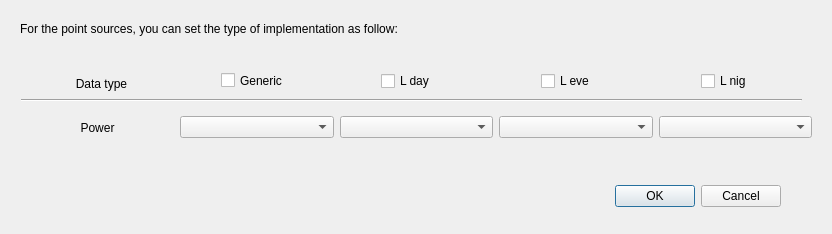
<?xml version="1.0" encoding="UTF-8"?>
<ui version="4.0">
 <class>SourceDetailsPts_window</class>
 <widget class="QDialog" name="SourceDetailsPts_window">
  <property name="geometry">
   <rect>
    <x>0</x>
    <y>0</y>
    <width>832</width>
    <height>234</height>
   </rect>
  </property>
  <property name="windowTitle">
   <string>Points Source Details</string>
  </property>
  <widget class="QDialogButtonBox" name="buttonBox">
   <property name="geometry">
    <rect>
     <x>440</x>
     <y>180</y>
     <width>341</width>
     <height>32</height>
    </rect>
   </property>
   <property name="orientation">
    <enum>Qt::Horizontal</enum>
   </property>
   <property name="standardButtons">
    <set>QDialogButtonBox::Cancel|QDialogButtonBox::Ok</set>
   </property>
  </widget>
  <widget class="QLabel" name="implementation_label_24">
   <property name="geometry">
    <rect>
     <x>51</x>
     <y>76</y>
     <width>101</width>
     <height>16</height>
    </rect>
   </property>
   <property name="sizePolicy">
    <sizepolicy hsizetype="Fixed" vsizetype="Fixed">
     <horstretch>0</horstretch>
     <verstretch>0</verstretch>
    </sizepolicy>
   </property>
   <property name="text">
    <string>Data type</string>
   </property>
   <property name="alignment">
    <set>Qt::AlignCenter</set>
   </property>
  </widget>
  <widget class="Line" name="line_11">
   <property name="windowModality">
    <enum>Qt::NonModal</enum>
   </property>
   <property name="geometry">
    <rect>
     <x>21</x>
     <y>90</y>
     <width>781</width>
     <height>20</height>
    </rect>
   </property>
   <property name="orientation">
    <enum>Qt::Horizontal</enum>
   </property>
  </widget>
  <widget class="QWidget" name="layoutWidget_2">
   <property name="geometry">
    <rect>
     <x>21</x>
     <y>110</y>
     <width>791</width>
     <height>35</height>
    </rect>
   </property>
   <layout class="QHBoxLayout" name="horizontalLayout_9">
    <item>
     <widget class="QLabel" name="n_l_label_15">
      <property name="maximumSize">
       <size>
        <width>16777215</width>
        <height>27</height>
       </size>
      </property>
      <property name="text">
       <string>Power</string>
      </property>
      <property name="alignment">
       <set>Qt::AlignCenter</set>
      </property>
     </widget>
    </item>
    <item>
     <widget class="QgsFieldComboBox" name="POWER_P_L_gen_comboBox"/>
    </item>
    <item>
     <widget class="QgsFieldComboBox" name="POWER_P_L_day_comboBox"/>
    </item>
    <item>
     <widget class="QgsFieldComboBox" name="POWER_P_L_eve_comboBox"/>
    </item>
    <item>
     <widget class="QgsFieldComboBox" name="POWER_P_L_nig_comboBox"/>
    </item>
   </layout>
  </widget>
  <widget class="QCheckBox" name="POWER_P_L_gen_checkBox">
   <property name="geometry">
    <rect>
     <x>221</x>
     <y>70</y>
     <width>91</width>
     <height>21</height>
    </rect>
   </property>
   <property name="text">
    <string>Generic</string>
   </property>
   <property name="checked">
    <bool>false</bool>
   </property>
  </widget>
  <widget class="QCheckBox" name="POWER_P_L_day_checkBox">
   <property name="geometry">
    <rect>
     <x>381</x>
     <y>70</y>
     <width>81</width>
     <height>22</height>
    </rect>
   </property>
   <property name="text">
    <string>L day</string>
   </property>
   <property name="checked">
    <bool>false</bool>
   </property>
  </widget>
  <widget class="QCheckBox" name="POWER_P_L_eve_checkBox">
   <property name="geometry">
    <rect>
     <x>541</x>
     <y>70</y>
     <width>71</width>
     <height>22</height>
    </rect>
   </property>
   <property name="text">
    <string>L eve</string>
   </property>
   <property name="checked">
    <bool>false</bool>
   </property>
  </widget>
  <widget class="QLabel" name="label_2">
   <property name="geometry">
    <rect>
     <x>20</x>
     <y>20</y>
     <width>751</width>
     <height>17</height>
    </rect>
   </property>
   <property name="text">
    <string>For the point sources, you can set the type of implementation as follow:</string>
   </property>
  </widget>
  <widget class="QCheckBox" name="POWER_P_L_nig_checkBox">
   <property name="geometry">
    <rect>
     <x>701</x>
     <y>70</y>
     <width>81</width>
     <height>22</height>
    </rect>
   </property>
   <property name="text">
    <string>L nig</string>
   </property>
   <property name="checked">
    <bool>false</bool>
   </property>
  </widget>
 </widget>
 <customwidgets>
  <customwidget>
   <class>QgsFieldComboBox</class>
   <extends>QComboBox</extends>
   <header>qgsfieldcombobox.h</header>
  </customwidget>
 </customwidgets>
 <resources/>
 <connections>
  <connection>
   <sender>buttonBox</sender>
   <signal>accepted()</signal>
   <receiver>SourceDetailsPts_window</receiver>
   <slot>accept()</slot>
   <hints>
    <hint type="sourcelabel">
     <x>248</x>
     <y>254</y>
    </hint>
    <hint type="destinationlabel">
     <x>157</x>
     <y>274</y>
    </hint>
   </hints>
  </connection>
  <connection>
   <sender>buttonBox</sender>
   <signal>rejected()</signal>
   <receiver>SourceDetailsPts_window</receiver>
   <slot>reject()</slot>
   <hints>
    <hint type="sourcelabel">
     <x>316</x>
     <y>260</y>
    </hint>
    <hint type="destinationlabel">
     <x>286</x>
     <y>274</y>
    </hint>
   </hints>
  </connection>
 </connections>
</ui>
